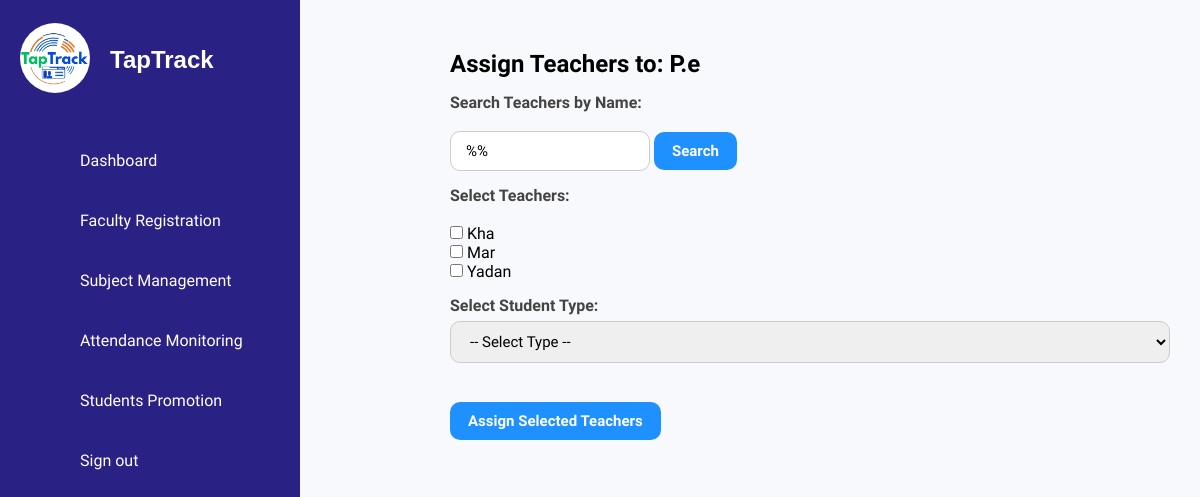
Screenshot of /assign_subjects.php?subject_id=18 with the database file from the repository.
### tables this page shows
CREATE TABLE `subjects` (
  `id` int(11) NOT NULL,
  `subject_name` varchar(255) NOT NULL,
  `created_at` timestamp NOT NULL DEFAULT current_timestamp(),
  `student_type` enum('JHS','SHS','Both') NOT NULL DEFAULT 'JHS'
);

CREATE TABLE `faculty` (
  `id` int(11) NOT NULL,
  `teacher_id` varchar(6) NOT NULL,
  `name` varchar(100) NOT NULL,
  `email` varchar(100) NOT NULL,
  `contact` varchar(20) DEFAULT NULL,
  `dob` date NOT NULL,
  `password` varchar(255) NOT NULL
);

### assign_subjects.php (the view, shortened to what this page needs)
<?php
include('db_connection.php');
$subject_id = $_GET['subject_id'] ?? null;
$subject_query = $conn->prepare("SELECT subject_name, student_type FROM subjects WHERE id = ?");
$subject_query->bind_param("i", $subject_id);
$subject_query->execute();
$subject = $subject_query->get_result()->fetch_assoc();
$search_term = '';
$teachers_query = $conn->prepare("SELECT id, name FROM Faculty WHERE name LIKE ? ORDER BY name ASC");
$search_term = "%" . $search_term . "%";
$teachers_query->bind_param("s", $search_term);
$teachers_query->execute();
$teachers = $teachers_query->get_result();
?>
<!DOCTYPE html>
<html lang="en">
<head>
    <link rel="stylesheet" href="assets/css/style.css">
    <link rel="stylesheet" href="assets/css/subject.css">
</head>
<body>
<?php include('sidebar.php'); ?>
<div class="subject-manager" style="margin-left: 420px;">
    <h2>Assign Teachers to: <?= htmlspecialchars($subject['subject_name']) ?></h2>
    <form method="POST">
        <label>Search Teachers by Name:</label>
        <input type="text" name="search_term" value="<?= htmlspecialchars($search_term) ?>" placeholder="Search..." style="width: 200px;">
        <input type="submit" value="Search">
    </form>
    <form method="POST">
        <label>Select Teachers:</label><br>
        <?php while ($row = $teachers->fetch_assoc()): ?>
            <input type="checkbox" name="teacher_ids[]" value="<?= $row['id'] ?>"> <?= htmlspecialchars($row['name']) ?><br>
        <?php endwhile; ?>
        <label>Select Student Type:</label>
        <select name="student_type" required>
            <option value="">-- Select Type --</option>
        </select>
        <br><br>
        <input type="submit" value="Assign Selected Teachers">
    </form>
</div>
</body>
</html>

### assets/css/style.css (style rules this page uses)
* { font-family: 'Ubuntu', sans-serif; margin: 0; padding: 0; box-sizing: border-box; }
:root { --blue: #2a2185; --white: #fff; --gray: #f5f5f5; --black1: #222; --black2: #999; }
body { min-height: 100vh; overflow-x: hidden; }

### assets/css/subject.css (style rules this page uses)
body { font-family: 'Segoe UI', Tahoma, Geneva, Verdana, sans-serif; background-color: #f8f9fc; }
.subject-manager { margin-left: 400px; padding: 30px; max-width: 1000px; padding-top: 50px; }
label { font-weight: 600; color: #444; display: block; margin-top: 15px; }
input[type="text"], select { width: 100%; padding: 10px 15px; border: 1px solid #ccc; border-radius: 10px; margin-top: 6px; font-size: 15px; }
input[type="submit"], .assign-btn { margin-top: 20px; background-color: #1e90ff; color: #fff; border: none; padding: 10px 18px; font-size: 15px; font-weight: bold; border-radius: 10px; cursor: pointer; transition: background 0.3s ease; text-decoration: none; display: inline-block; }

### rows the page displays
subjects: subject_name "P.e"
faculty: name "Kha"
faculty: name "Mar"
faculty: name "Yadan"
